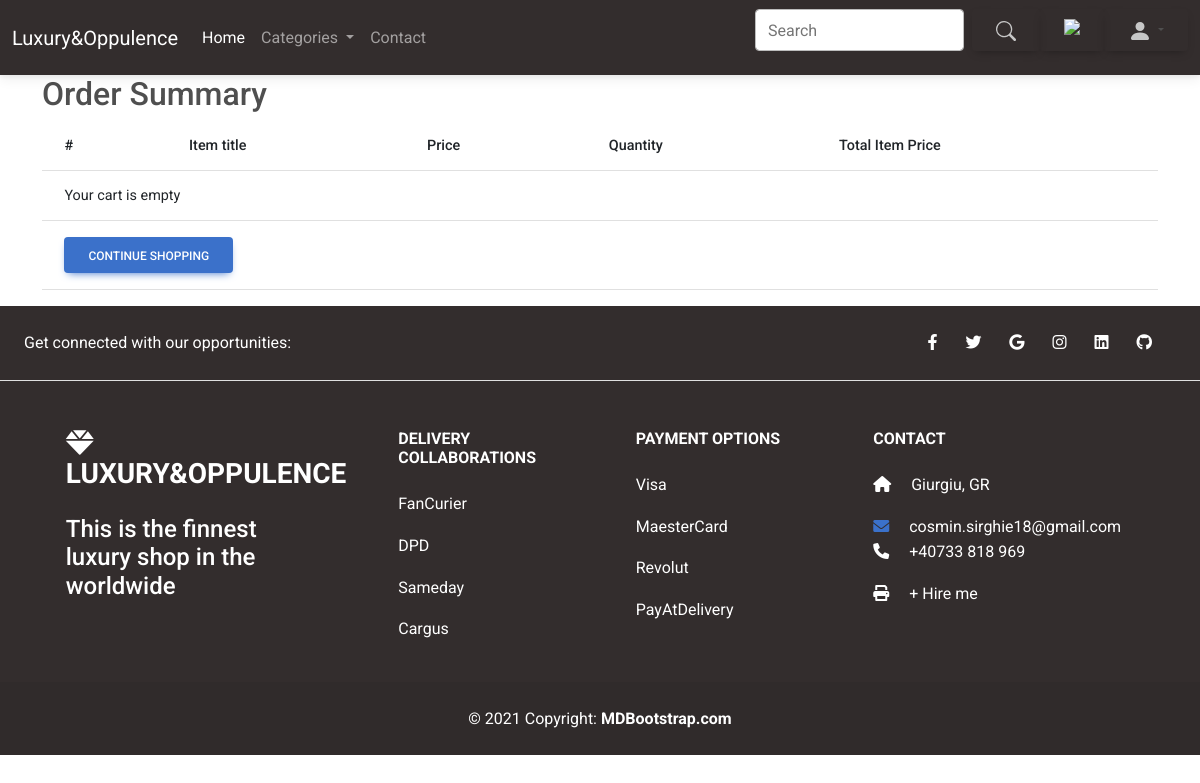
/cart/ (signed in), run on an earlier commit of the app's database.
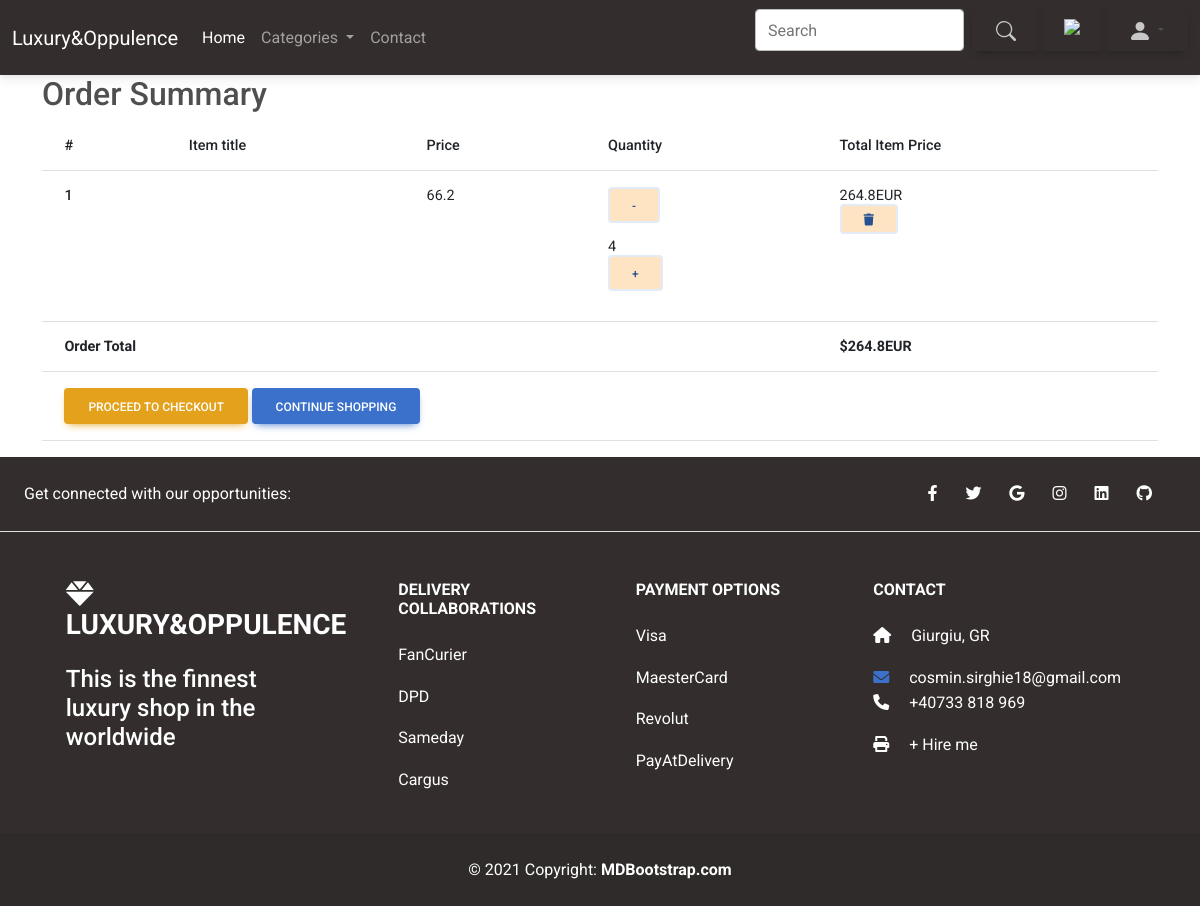
And on a later commit of the database.
### shop_mag/models.py (models this page shows, shortened)
class CartItem(models.Model):
    item = models.ForeignKey(Item, on_delete=models.CASCADE)
    quantity = models.IntegerField(default=1)
    cart = models.ForeignKey(Cart, on_delete=models.CASCADE)
    def total(self):
        return self.item.price * self.quantity

class Item(models.Model):
    name = models.CharField(max_length=250)
    price = models.FloatField()
    category = models.ForeignKey(Category, on_delete=models.CASCADE)
    label = models.CharField(choices=LABEL_CHOICES, max_length=2, blank=False)
    color = models.CharField(choices=COLORS, max_length=50)
    gender = models.CharField(choices=gender, max_length=10)
    description = models.TextField(null=True)
    stock = models.IntegerField(default=10)
    photo = models.ImageField(null=True, max_length=255, upload_to="static/")
    slug = models.SlugField(auto_created=True)

class Cart(models.Model):
    STATUS = (
        ("open", "Open"),
        ("closed", "Closed"),
    )
    user = models.ForeignKey(User, on_delete=models.CASCADE)
    status = models.CharField(max_length=50, choices=STATUS)
    def cart_items(self):
        return CartItem.objects.filter(cart=self)
    def __str__(self):
        return f'{self.status} cart of {self.user.username}'
    def total(self):
        return sum([c.total() for c in self.cart_items()])

### shop_mag/views.py (the view)
# urls.py: path('cart/', views.open_cart_view, name='cart'),
@login_required(login_url=reverse_lazy('login'))
def open_cart_view(request):
    cart: Cart = get_open_cart(request)
    print(f'cart={cart}')
    return render(request, 'order.html', {'cart': cart})

### shop_mag/context_processors.py (called while the page is built)
def navbar_data(request):
    categories = Category.objects.all()
    return {'categories': categories}

### shop_mag/views.py (called while the page is built)
def get_open_cart(request):
    open_cart = Cart.objects.filter(user=request.user, status='open').first()
    if open_cart is None:
        open_cart = Cart.objects.create(user=request.user, status='open')
    return open_cart

### templates/order.html (shortened to what this page needs)
{% extends "base.html" %}
{% load static %}
{% block content %}
    <main>
        <div class="container">
            <div class="table-responsive text-nowrap">
                <h2>Order Summary</h2>
                <table class="table">
                    <thead>
                    <tr>
                        <th scope="col">#</th>
                        <th scope="col">Item title</th>
                        <th scope="col">Price</th>
                        <th scope="col">Quantity</th>
                        <th scope="col">Total Item Price</th>
                    </tr>
                    </thead>
                    <tbody>
                    {% for cart_item in cart.cart_items %}
                        <tr>
                            <th scope="row">{{ forloop.counter }}</th>
                            <td>{{ cart_item.item.image.url }}</td>
                            <td>{{ cart_item.item.price }}</td>
                            <td>
                                <form action="{% url 'shop_mag:add_product_to_cart' %}" method="post">
                                    <button type="submit" class="btn btn-outline-secondary add-btn"
                                            style="background: bisque;">-
                                    </button>
                                </form>
                                {{ cart_item.quantity }}
                                <form action="{% url 'shop_mag:add_product_to_cart' %}" method="post">
                                    <button type="submit" class="btn btn-outline-secondary add-btn"
                                            style="background: bisque;">+
                                    </button>
                                </form>
                            </td>
                            <td>
                                {{ cart_item.total }}EUR
                                <form action="{% url 'shop_mag:add_product_to_cart' %}" method="post">
                                    <button type="submit" class="btn btn-outline-secondary add-btn"
                                            style="background: bisque;">
                                        <i class="fas fa-trash float-right"></i>
                                    </button>
                                </form>
                            </td>
                        </tr>
                    {% empty %}
                        <tr>
                            <td colspan='5'>Your cart is empty</td>
                        </tr>
                        <tr>
                            <td colspan="5">
                                <a class='btn btn-primary float-right' href='/'>Continue shopping</a>
                            </td>
                        </tr>
                    {% endfor %}
                    {% if cart.cart_items %}
                        <tr>
                            <td colspan="4"><b>Order Total</b></td>
                            <td><b>${{ cart.total }}EUR</b></td>
                        </tr>
                        <tr>
                            <td colspan="5">
                                <a class='btn btn-warning float-right ml-2' href='/checkout/'>Proceed to checkout</a>
                                <a class='btn btn-primary float-right' href='/'>Continue shopping</a>
                            </td>
                        </tr>
                    {% endif %}
                    </tbody>
                </table>
            </div>
        </div>
    </main>
{% endblock content %}

What changed in the data, as far as the page shows it:
added CartItem: item.price "66.2", quantity "4", total "264.8"
added Cart: total "264.8"
Also different on the page:
text no longer shown: "Your cart is empty"
text now shown: "Order Total $ EUR PROCEED TO CHECKOUT"
